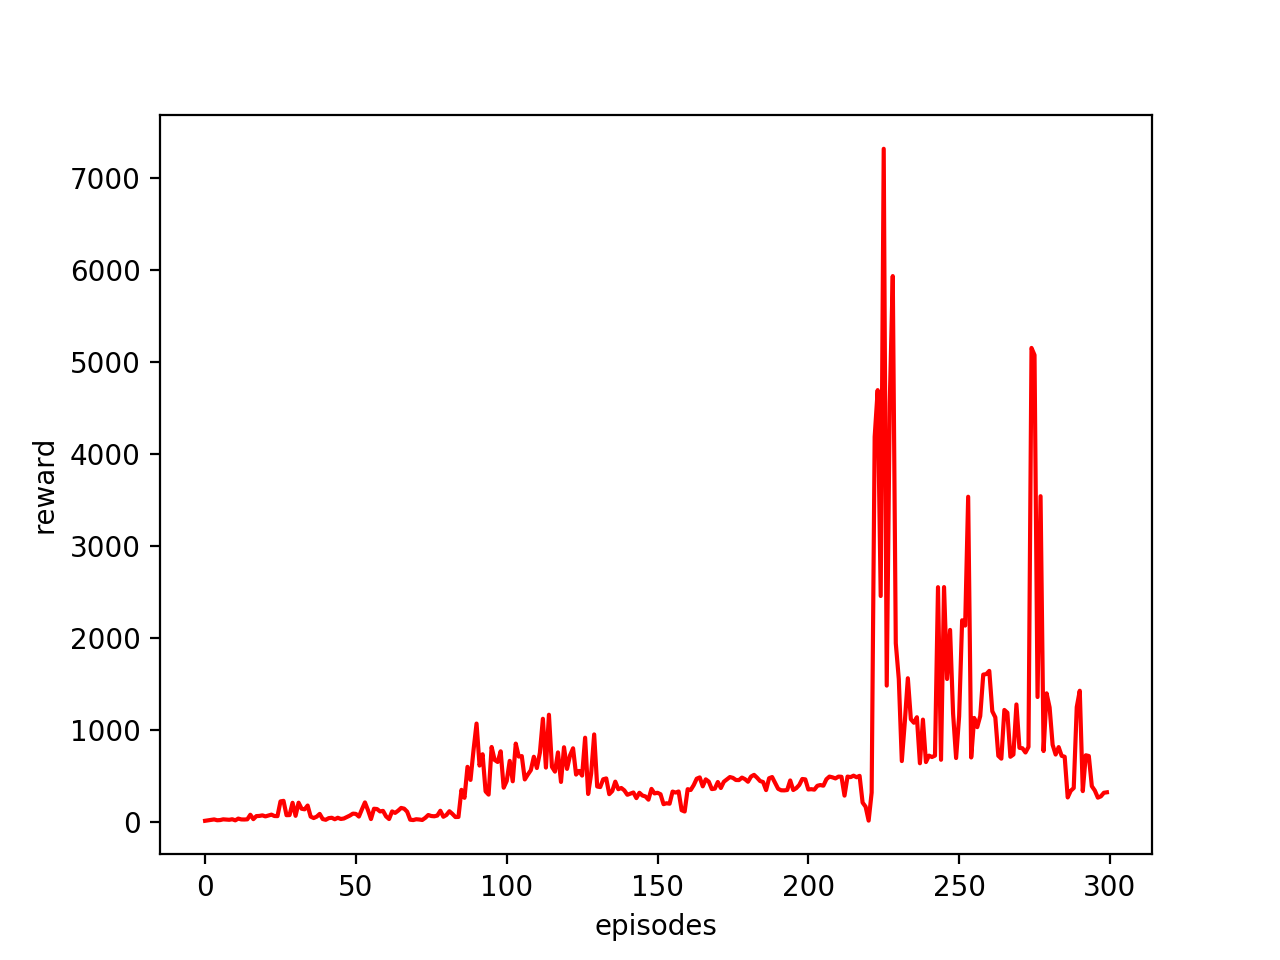

This figure's Python source:
# /usr/bin/env python 3.6
# -*-coding:utf-8-*-

'''
Trust Region Policy Optimization

Author: Jing Wang
'''

import math
import collections
from itertools import count
import numpy as np
import gym
from copy import deepcopy
import matplotlib.pyplot as plt 

import torch
from torch.autograd import Variable
import torch.autograd
import torch.nn as nn
import torch.nn.functional as F
from torch.nn.utils.convert_parameters import vector_to_parameters, parameters_to_vector
from torch.distributions import Multinomial, Categorical

import util
import model


class TRPO(object):

	def __init__(self, policyNet, valueFunc, env, method = "single_path"):
		self.cg_iter = 10
		self.pg_model = policyNet
		self.val_model = valueFunc
		self.max_episode_num = 1
		self.env = env
		self.gamma = 0.95
		self.damping = 0.001
		self.delta = 0.01
		self.advantage = None
		self.batch_size = 32 # for image training
		self.lamb = 0.0

	##########################################################
	# Step 1: 
	# sample actions and trajectories
	##########################################################

	def sample_action_from_policy(self, state):
		'''
		sample action by policy gradient model using multinomial distribution
		'''
		# for single path, sample number is 1
		num_samples = 1
		# to tensor
		state_tensor = torch.Tensor(state).float().unsqueeze(0)

		# get probabilities
		probs = self.pg_model(Variable(state_tensor, requires_grad = True))
		prob_dist = Categorical(probs)
		action = prob_dist.sample()

		return action, probs

	def sample_trajectory(self):
		'''
		sample a sequence of trajectories
		'''
		# initialize
		trajectories = []
		counter = 0
		entropy = 0 # entropy 

		num_actions = self.env.action_space.n

		for _ in range(self.max_episode_num):
			states, actions, rewards, action_dist = [], [], [], []
			state = self.env.reset()
			while True:
				states.append(state)

				# get action
				action, dist = self.sample_action_from_policy(state)

				# step 
				newState, reward, done, _ = self.env.step(action.item())

				# compute entropy 
				entropy += - (dist * dist.log()).sum()

				state = newState
				actions.append(action)
				rewards.append(reward)

				action_dist.append(dist)

				if done:
					track = {"states": states, "actions": actions, "rewards": rewards, "action_distributions": action_dist}
					trajectories.append(track)
					break

		# parse trajectories
		states = util.flatten([track["states"] for track in trajectories])
		# discount_rewards = self.flatten([self.discount(track["rewards"]) for track in trajectories])
		# print(discount_rewards)
		discount_rewards = []
		for track in trajectories:
			discount_rewards.extend(util.get_discount_reward(track["rewards"], self.gamma))
		discount_rewards = np.asarray(discount_rewards)
		total_reward = sum(util.flatten([track["rewards"] for track in trajectories])) / self.max_episode_num  # average rewards through episodes
		actions = util.flatten([track["actions"] for track in trajectories])
		action_dist = util.flatten([track["action_distributions"] for track in trajectories])

		entropy = entropy / len(actions)

		return states, discount_rewards, total_reward, actions, action_dist, entropy

	##########################################################
	# Step 2: 
	# compute hessian vector product and constraints (kl divergence)
	##########################################################
	def get_mean_kl_divergence(self, model):
		'''
		calculate the mean kl divergence between a given model and new model
		'''
		state_tensors = torch.cat([Variable(torch.from_numpy(state).float().unsqueeze(0)) for state in self.states])
		new_act_probs = model(state_tensors).detach() + 1e-8 # row vector
		old_act_probs = self.pg_model(state_tensors)

		return torch.sum(old_act_probs * torch.log(old_act_probs / new_act_probs), dim = 1).mean(), old_act_probs, new_act_probs

	def fisher_vector_product(self, y):
		'''
		Use fisher vector product J^T M J y

		Args:
		y (torch.Tensor): size 1 * k, k is the length of theta

		Return:
		torch.tensor
		'''

		y= y.view(y.size()[0], -1)
		self.pg_model.zero_grad()
		_, mu_old, mu = self.get_mean_kl_divergence(self.pg_model)

		# mu_old, mu, row tensor

		t = Variable(torch.ones(mu.size()), requires_grad = True)
		fvp = torch.zeros_like(y)

		for i in range(mu.size(0)):
			mu_sample = mu[i]
			J = []
			for mu_s in mu_sample:
				J_ele = torch.autograd.grad(mu_s, self.pg_model.parameters(), create_graph = True)
				J_cat = torch.cat([grad.view(-1) for grad in J_ele])
				J.append(J_cat.view(-1, J_cat.size(0)))
			J = torch.cat(J, dim = 0)

			mu_old_sample = mu_old[i]
			M = torch.zeros((mu.size(1), mu.size(1)))
			for i, mu_old_s in enumerate(mu_old_sample):
				for j, mu_s in enumerate(mu_sample):
					M[i, j] = mu_old_s / (mu_s ** 2)

			fvp += torch.t(J).mm(M).mm(J).mm(y)

		return (fvp / mu.size(0) + self.damping * y).data.view(-1)
	
	def hessian_vector_product(self, y):
		'''
		hessian vector product 
		'''
		self.pg_model.zero_grad()
		mean_kl, _, _ = self.get_mean_kl_divergence(self.pg_model)
		kl_grad = torch.autograd.grad(mean_kl, self.pg_model.parameters(), create_graph = True)
		# to row vector
		kl_grad_row = torch.cat([grad.view(-1) for grad in kl_grad])
		kl_grad_y = (kl_grad_row * y).sum()
		hessian = torch.autograd.grad(kl_grad_y, self.pg_model.parameters())
		# to row vector
		hvp = torch.cat([grad.contiguous().view(-1) for grad in hessian]).data
		return hvp + self.damping * y.data

	##########################################################
	# Step 3: 
	# compute objective (loss) and line search to update
	##########################################################
	def surrogate_loss(self, theta):
		'''
		get surrogate loss

		Args:
		theta (vector): new parameters
		'''
		new_model = deepcopy(self.pg_model)
		vector_to_parameters(theta, new_model.parameters())

		state_tensors = torch.cat([Variable(torch.Tensor(state).float().unsqueeze(0)) for state in self.states])

		prob_new = new_model(state_tensors).gather(1, torch.cat(self.actions).unsqueeze(1)).data
		prob_old = self.pg_model(state_tensors).gather(1, torch.cat(self.actions).unsqueeze(1)).data + 1e-8

		return - torch.mean((prob_new / prob_old) * self.advantage)

	def line_search(self, theta, betas, expected_improve_rate):

		accept_ratio = 0.1
		max_backtrack = 10
		old_loss = self.surrogate_loss(theta)

		for nback, shrink in enumerate(0.5 ** np.arange(max_backtrack)):
			theta_new = theta.data.numpy() + shrink * betas

			theta_new_var = Variable(torch.from_numpy(theta_new).float())
			new_loss = self.surrogate_loss(theta_new_var)

			diff = old_loss - new_loss
			expected = expected_improve_rate * shrink
			ratio = diff / expected

			if ratio > accept_ratio and diff > 0:
				return theta_new_var
		return theta

	def line_search_v2(self, theta):
		'''
		line search to return the parameter vector
		'''
		old_loss = self.surrogate_loss(theta)
		old_loss = Variable(old_loss, requires_grad = True)
		params = torch.cat([param.view(-1) for param in self.pg_model.parameters()])	
		old_loss.backward(params)
		old_loss_grad = old_loss.grad
		s = self.conjugate_gradient(old_loss_grad)

		s = torch.from_numpy(s).float()
		beta = torch.sqrt(2 * self.delta / (s * old_loss_grad).sum())
		
		beta_end = 0
		decay = 100
		alpha = 0.1
		for d in range(decay):
			beta = beta * math.exp(- alpha * d) # shrink exponentially
			theta_new = theta + beta * s

			# compute objective
			new_loss = self.surrogate_loss(theta_new)

			new_model = deepcopy(self.pg_model)
			vector_to_parameters(theta_new, new_model.parameters())

			mean_kl, _, _ = self.get_mean_kl_divergence(new_model)

			if mean_kl <= self.delta and new_loss < old_loss: # objective improve
				return theta_new
		return theta


	def conjugate_gradient(self, b):
		'''
		Conjugate gradient method 
		
		Reference:
		https://en.wikipedia.org/wiki/Conjugate_gradient_method
		https://github.com/mjacar/pytorch-trpo/blob/master/trpo_agent.py

		Args:
		b (torch.Variable)

		Return:
		x (numpy array)

		Note:
		all use float tensor
		torch dot operation only accepts 1 dim
		'''
		threshold = 1e-10
		p = b.clone().data.float() # to tensor
		r = b.clone().data.float()

		x = np.zeros_like(b.data.numpy(), dtype = np.float64)
		k = 0

		while k < self.cg_iter:
			rdot = r.dot(r)
			hvp = self.hessian_vector_product(Variable(p)).float().squeeze(0)

			alpha = rdot / p.dot(hvp)
			x += alpha.numpy() * p.numpy()
			r -= alpha * hvp

			newrdot = r.dot(r)
			beta = newrdot / rdot
			p = r + beta * p
			if torch.sqrt(newrdot) < threshold:
				break

			k += 1
		return x

	##########################################################
	# Step 4: 
	# step to update
	##########################################################

	def step(self, verbose = 1):

		# sample trajectory
		states, discount_rewards, total_reward, actions, action_dist, entropy = self.sample_trajectory()

		# batch 
		# num_batch = len(actions) // self.batch_size if len(actions) % self.batch_size == 0 else len(actions) // self.batch_size + 1
		num_batch = 1

		# loop in batches
		for bid in range(num_batch):
			# print("Start to process batch id {}...".format(bid))

			# sample batches for rgb training
			#################################
			start_id = bid * self.batch_size
			end_id = (bid + 1) * self.batch_size

			start_id = 0
			end_id = len(states)
			self.states = states[start_id:end_id]
			self.discount_rewards = discount_rewards[start_id:end_id]
			self.actions = actions[start_id:end_id]
			self.action_dist = action_dist[start_id:end_id]

			# calculate the advantage
			V = self.val_model.predict(self.states).data
			Q = torch.Tensor(self.discount_rewards).unsqueeze(1)
			advantage = Q - V

			# normalize the advantage
			self.advantage = (advantage - advantage.mean()) / (advantage.std() + 1e-8)

			# initialize surrogate loss
			num_actions = self.env.action_space.n
			new_p = torch.cat(self.action_dist).view(-1, num_actions).gather(1, torch.cat(self.actions).unsqueeze(1))
			old_p = new_p.detach() + 1e-8

			surrogate_loss = - torch.mean(new_p / old_p * Variable(self.advantage)) - self.lamb * entropy # self.lamb * self.entropy regularazation term

			# calculate policy gradient
			self.pg_model.zero_grad()
			surrogate_loss.backward(retain_graph = True)
			policy_gradient = parameters_to_vector([v.grad for v in self.pg_model.parameters()]).squeeze(0)

			# loop if has gradient
			nozero_grad = policy_gradient.nonzero().size()[0]

			if nozero_grad:

				# move direction d
				d = self.conjugate_gradient(- policy_gradient) # loss and gradient positive and negative
				d_var = Variable(torch.from_numpy(d).float())

				# line search
				sTAs = 0.5 * d.dot(self.hessian_vector_product(d_var).numpy().T)
				lm = np.sqrt(sTAs / self.delta)
				betas = d / lm

				expected_improvate_rate = - policy_gradient.dot(d_var).item() / lm
				theta_old = parameters_to_vector(self.pg_model.parameters())
				theta = self.line_search(theta_old, betas, expected_improvate_rate)

				# update value function
				error = util.explained_variance_1d(V.squeeze(1).numpy(), self.discount_rewards)

				self.val_model.fit(self.states, Variable(torch.Tensor(self.discount_rewards)))
				value_model_params = parameters_to_vector(self.val_model.parameters())

				new_V = self.val_model.predict(self.states).data.squeeze(1).numpy()
				error_new = util.explained_variance_1d(new_V, self.discount_rewards)

				if error_new < error or np.abs(error_new) < 1e-4:
					# update value model
					vector_to_parameters(value_model_params, self.val_model.parameters())

				# update policy model  
				old_model = deepcopy(self.pg_model)
				old_model.load_state_dict(self.pg_model.state_dict())
				if any(np.isnan(theta.data.numpy())):
					print("No update")
				else:
					vector_to_parameters(theta, self.pg_model.parameters())

				if verbose:
					old_kl, _, _ = self.get_mean_kl_divergence(old_model)
					info = collections.OrderedDict([("Total reward", total_reward), ("Old kl", old_kl.item()),
						("Error Value before", error), ("Error Value after", error_new)])
					for key, value in info.items():
						print("{}: {}".format(key, value))

			else:
				print("Policy gradient is 0. No update!")
		return total_reward


if __name__ == '__main__':
	env = gym.make("CartPole-v0").unwrapped
	numActions = env.action_space.n
	pg = model.PolicyNet(numActions)
	value = model.ValueFunctionWrapper(model.ValueNet(), lr = 0.01)
	env = gym.make("CartPole-v0").unwrapped
	max_iter = 300

	trpo = TRPO(pg, value, env)
	rewards = []
	bestReward = float("-inf")
	bestModel = None
	for it in range(max_iter):
		
		reward = trpo.step(verbose = 0)
		rewards.append(reward)

		if it % 100 == 0:
			print("Iteration {}...".format(it))
			print("reward: ", reward)

		if reward > bestReward:
			bestReward = reward
			bestModel = deepcopy(trpo.pg_model)

	plt.plot(list(range(max_iter)), rewards, "r-")
	plt.xlabel("episodes")
	plt.ylabel("reward")
	plt.show()

	state = env.reset()
	done = False

	reward_sum = 0
	while not done:
		state = torch.from_numpy(state).float().unsqueeze(0)
		action_prob = bestModel(state)
		action = torch.argmax(action_prob).item()

		newState, reward, done, _ = env.step(action)
		reward_sum += reward
		env.render()

		state = newState
	env.close()
	print("total reward: ", reward_sum)
